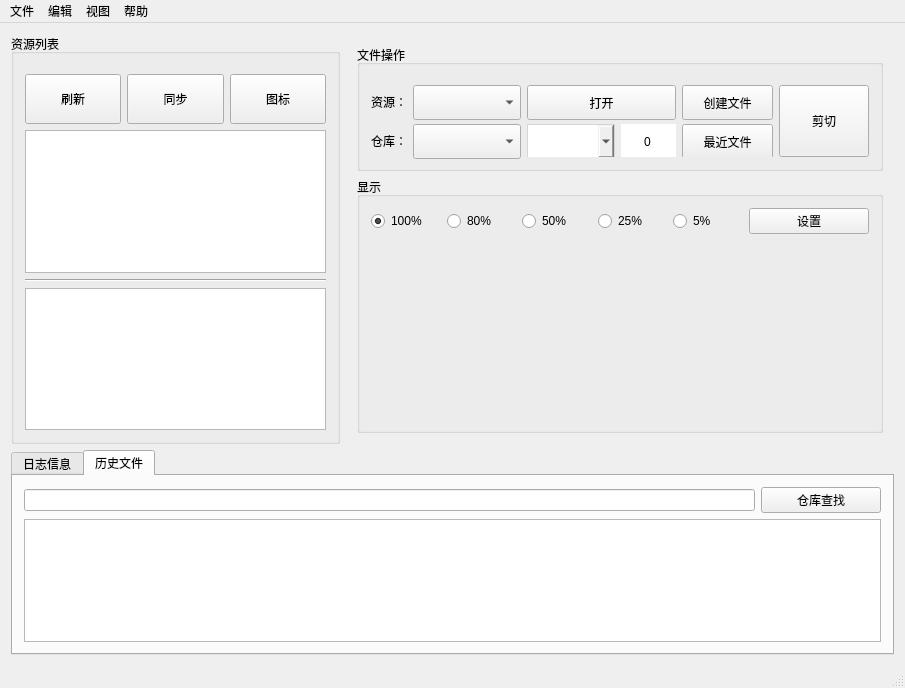
<?xml version="1.0" encoding="UTF-8"?>
<ui version="4.0">
 <class>MainWindow</class>
 <widget class="QMainWindow" name="MainWindow">
  <property name="geometry">
   <rect>
    <x>0</x>
    <y>0</y>
    <width>905</width>
    <height>688</height>
   </rect>
  </property>
  <property name="minimumSize">
   <size>
    <width>700</width>
    <height>600</height>
   </size>
  </property>
  <property name="maximumSize">
   <size>
    <width>16777215</width>
    <height>16777215</height>
   </size>
  </property>
  <property name="windowTitle">
   <string>Markdown Assistant</string>
  </property>
  <widget class="QWidget" name="centralWidget">
   <layout class="QVBoxLayout" name="verticalLayout_8" stretch="2,1">
    <item>
     <layout class="QHBoxLayout" name="horizontalLayout" stretch="3,5">
      <item>
       <widget class="QGroupBox" name="listWgt">
        <property name="sizePolicy">
         <sizepolicy hsizetype="Expanding" vsizetype="Expanding">
          <horstretch>0</horstretch>
          <verstretch>0</verstretch>
         </sizepolicy>
        </property>
        <property name="minimumSize">
         <size>
          <width>0</width>
          <height>0</height>
         </size>
        </property>
        <property name="maximumSize">
         <size>
          <width>16777215</width>
          <height>16777215</height>
         </size>
        </property>
        <property name="title">
         <string>资源列表</string>
        </property>
        <layout class="QVBoxLayout" name="listLayout" stretch="2,5,0,5">
         <property name="topMargin">
          <number>20</number>
         </property>
         <item>
          <widget class="QWidget" name="listPbnWgt" native="true">
           <property name="sizePolicy">
            <sizepolicy hsizetype="Preferred" vsizetype="Preferred">
             <horstretch>0</horstretch>
             <verstretch>0</verstretch>
            </sizepolicy>
           </property>
           <property name="minimumSize">
            <size>
             <width>0</width>
             <height>40</height>
            </size>
           </property>
           <property name="maximumSize">
            <size>
             <width>16777215</width>
             <height>50</height>
            </size>
           </property>
           <layout class="QHBoxLayout" name="horizontalLayout_2">
            <property name="sizeConstraint">
             <enum>QLayout::SetDefaultConstraint</enum>
            </property>
            <property name="leftMargin">
             <number>0</number>
            </property>
            <property name="topMargin">
             <number>0</number>
            </property>
            <property name="rightMargin">
             <number>0</number>
            </property>
            <property name="bottomMargin">
             <number>0</number>
            </property>
            <item>
             <widget class="QPushButton" name="refreshPbn">
              <property name="sizePolicy">
               <sizepolicy hsizetype="Preferred" vsizetype="Expanding">
                <horstretch>0</horstretch>
                <verstretch>0</verstretch>
               </sizepolicy>
              </property>
              <property name="minimumSize">
               <size>
                <width>0</width>
                <height>40</height>
               </size>
              </property>
              <property name="maximumSize">
               <size>
                <width>16777215</width>
                <height>16777215</height>
               </size>
              </property>
              <property name="text">
               <string>刷新</string>
              </property>
             </widget>
            </item>
            <item>
             <widget class="QPushButton" name="syncPbn">
              <property name="sizePolicy">
               <sizepolicy hsizetype="Preferred" vsizetype="Expanding">
                <horstretch>0</horstretch>
                <verstretch>0</verstretch>
               </sizepolicy>
              </property>
              <property name="minimumSize">
               <size>
                <width>0</width>
                <height>40</height>
               </size>
              </property>
              <property name="maximumSize">
               <size>
                <width>16777215</width>
                <height>16777215</height>
               </size>
              </property>
              <property name="text">
               <string>同步</string>
              </property>
             </widget>
            </item>
            <item>
             <widget class="QPushButton" name="modePbn">
              <property name="sizePolicy">
               <sizepolicy hsizetype="Preferred" vsizetype="Expanding">
                <horstretch>0</horstretch>
                <verstretch>0</verstretch>
               </sizepolicy>
              </property>
              <property name="minimumSize">
               <size>
                <width>0</width>
                <height>40</height>
               </size>
              </property>
              <property name="maximumSize">
               <size>
                <width>16777215</width>
                <height>16777215</height>
               </size>
              </property>
              <property name="text">
               <string>图标</string>
              </property>
             </widget>
            </item>
           </layout>
          </widget>
         </item>
         <item>
          <widget class="QListWidget" name="addList">
           <property name="sizePolicy">
            <sizepolicy hsizetype="Preferred" vsizetype="Expanding">
             <horstretch>0</horstretch>
             <verstretch>0</verstretch>
            </sizepolicy>
           </property>
           <property name="minimumSize">
            <size>
             <width>0</width>
             <height>0</height>
            </size>
           </property>
          </widget>
         </item>
         <item>
          <widget class="Line" name="line_2">
           <property name="orientation">
            <enum>Qt::Horizontal</enum>
           </property>
          </widget>
         </item>
         <item>
          <widget class="QListWidget" name="delList">
           <property name="sizePolicy">
            <sizepolicy hsizetype="Preferred" vsizetype="Expanding">
             <horstretch>0</horstretch>
             <verstretch>0</verstretch>
            </sizepolicy>
           </property>
          </widget>
         </item>
        </layout>
       </widget>
      </item>
      <item>
       <widget class="QWidget" name="rightWgt" native="true">
        <property name="sizePolicy">
         <sizepolicy hsizetype="Expanding" vsizetype="Preferred">
          <horstretch>0</horstretch>
          <verstretch>0</verstretch>
         </sizepolicy>
        </property>
        <layout class="QVBoxLayout" name="verticalLayout" stretch="1,3">
         <item>
          <widget class="QGroupBox" name="pathWgt">
           <property name="sizePolicy">
            <sizepolicy hsizetype="Preferred" vsizetype="Preferred">
             <horstretch>0</horstretch>
             <verstretch>0</verstretch>
            </sizepolicy>
           </property>
           <property name="minimumSize">
            <size>
             <width>0</width>
             <height>126</height>
            </size>
           </property>
           <property name="maximumSize">
            <size>
             <width>16777215</width>
             <height>155</height>
            </size>
           </property>
           <property name="title">
            <string>文件操作</string>
           </property>
           <layout class="QHBoxLayout" name="horizontalLayout_4" stretch="4,4,5">
            <property name="topMargin">
             <number>20</number>
            </property>
            <item>
             <layout class="QVBoxLayout" name="verticalLayout_3">
              <item>
               <layout class="QHBoxLayout" name="horizontalLayout_5">
                <item>
                 <widget class="QLabel" name="label">
                  <property name="sizePolicy">
                   <sizepolicy hsizetype="Fixed" vsizetype="Expanding">
                    <horstretch>0</horstretch>
                    <verstretch>0</verstretch>
                   </sizepolicy>
                  </property>
                  <property name="maximumSize">
                   <size>
                    <width>16777215</width>
                    <height>35</height>
                   </size>
                  </property>
                  <property name="text">
                   <string>资源：</string>
                  </property>
                 </widget>
                </item>
                <item>
                 <widget class="QComboBox" name="imgPathCombox">
                  <property name="sizePolicy">
                   <sizepolicy hsizetype="Expanding" vsizetype="Expanding">
                    <horstretch>0</horstretch>
                    <verstretch>0</verstretch>
                   </sizepolicy>
                  </property>
                  <property name="minimumSize">
                   <size>
                    <width>70</width>
                    <height>35</height>
                   </size>
                  </property>
                 </widget>
                </item>
               </layout>
              </item>
              <item>
               <layout class="QHBoxLayout" name="horizontalLayout_7">
                <item>
                 <widget class="QLabel" name="label_2">
                  <property name="sizePolicy">
                   <sizepolicy hsizetype="Fixed" vsizetype="Expanding">
                    <horstretch>0</horstretch>
                    <verstretch>0</verstretch>
                   </sizepolicy>
                  </property>
                  <property name="maximumSize">
                   <size>
                    <width>16777215</width>
                    <height>35</height>
                   </size>
                  </property>
                  <property name="text">
                   <string>仓库：</string>
                  </property>
                 </widget>
                </item>
                <item>
                 <widget class="QComboBox" name="tarPathCombox">
                  <property name="sizePolicy">
                   <sizepolicy hsizetype="Expanding" vsizetype="Expanding">
                    <horstretch>0</horstretch>
                    <verstretch>0</verstretch>
                   </sizepolicy>
                  </property>
                  <property name="minimumSize">
                   <size>
                    <width>70</width>
                    <height>35</height>
                   </size>
                  </property>
                 </widget>
                </item>
               </layout>
              </item>
             </layout>
            </item>
            <item>
             <widget class="QWidget" name="openWgt" native="true">
              <property name="sizePolicy">
               <sizepolicy hsizetype="Expanding" vsizetype="Preferred">
                <horstretch>0</horstretch>
                <verstretch>0</verstretch>
               </sizepolicy>
              </property>
              <layout class="QVBoxLayout" name="verticalLayout_4">
               <property name="leftMargin">
                <number>0</number>
               </property>
               <property name="topMargin">
                <number>0</number>
               </property>
               <property name="rightMargin">
                <number>0</number>
               </property>
               <property name="bottomMargin">
                <number>0</number>
               </property>
               <item>
                <layout class="QHBoxLayout" name="horizontalLayout_3" stretch="0">
                 <item>
                  <widget class="QToolButton" name="toolPbn">
                   <property name="sizePolicy">
                    <sizepolicy hsizetype="Expanding" vsizetype="Expanding">
                     <horstretch>0</horstretch>
                     <verstretch>0</verstretch>
                    </sizepolicy>
                   </property>
                   <property name="minimumSize">
                    <size>
                     <width>90</width>
                     <height>35</height>
                    </size>
                   </property>
                   <property name="text">
                    <string>打开</string>
                   </property>
                  </widget>
                 </item>
                </layout>
               </item>
               <item>
                <layout class="QHBoxLayout" name="horizontalLayout_8" stretch="0,1">
                 <item>
                  <widget class="QComboBox" name="subPathComBox">
                   <property name="sizePolicy">
                    <sizepolicy hsizetype="Expanding" vsizetype="Expanding">
                     <horstretch>0</horstretch>
                     <verstretch>0</verstretch>
                    </sizepolicy>
                   </property>
                   <property name="minimumSize">
                    <size>
                     <width>80</width>
                     <height>35</height>
                    </size>
                   </property>
                   <property name="styleSheet">
                    <string notr="true">border: 1px solid #d9d5d2</string>
                   </property>
                  </widget>
                 </item>
                 <item>
                  <widget class="QSpinBox" name="numSpinBox">
                   <property name="sizePolicy">
                    <sizepolicy hsizetype="Fixed" vsizetype="Expanding">
                     <horstretch>0</horstretch>
                     <verstretch>0</verstretch>
                    </sizepolicy>
                   </property>
                   <property name="minimumSize">
                    <size>
                     <width>55</width>
                     <height>35</height>
                    </size>
                   </property>
                   <property name="styleSheet">
                    <string notr="true">QSpinBox::up-button,QSpinBox::down-button
{
	width:0px;
}</string>
                   </property>
                   <property name="alignment">
                    <set>Qt::AlignCenter</set>
                   </property>
                   <property name="maximum">
                    <number>200</number>
                   </property>
                  </widget>
                 </item>
                </layout>
               </item>
              </layout>
             </widget>
            </item>
            <item>
             <layout class="QHBoxLayout" name="horizontalLayout_9" stretch="1,1">
              <item>
               <widget class="QWidget" name="filePbnWgt" native="true">
                <property name="sizePolicy">
                 <sizepolicy hsizetype="Expanding" vsizetype="Preferred">
                  <horstretch>0</horstretch>
                  <verstretch>0</verstretch>
                 </sizepolicy>
                </property>
                <layout class="QVBoxLayout" name="verticalLayout_6">
                 <property name="leftMargin">
                  <number>0</number>
                 </property>
                 <property name="topMargin">
                  <number>0</number>
                 </property>
                 <property name="rightMargin">
                  <number>0</number>
                 </property>
                 <property name="bottomMargin">
                  <number>0</number>
                 </property>
                 <item>
                  <widget class="QPushButton" name="createMarkdownPbn">
                   <property name="sizePolicy">
                    <sizepolicy hsizetype="Expanding" vsizetype="Expanding">
                     <horstretch>0</horstretch>
                     <verstretch>0</verstretch>
                    </sizepolicy>
                   </property>
                   <property name="minimumSize">
                    <size>
                     <width>0</width>
                     <height>35</height>
                    </size>
                   </property>
                   <property name="text">
                    <string>创建文件</string>
                   </property>
                  </widget>
                 </item>
                 <item>
                  <widget class="QPushButton" name="lastFileNumPbn">
                   <property name="sizePolicy">
                    <sizepolicy hsizetype="Expanding" vsizetype="Expanding">
                     <horstretch>0</horstretch>
                     <verstretch>0</verstretch>
                    </sizepolicy>
                   </property>
                   <property name="minimumSize">
                    <size>
                     <width>0</width>
                     <height>35</height>
                    </size>
                   </property>
                   <property name="text">
                    <string>最近文件</string>
                   </property>
                  </widget>
                 </item>
                </layout>
               </widget>
              </item>
              <item>
               <widget class="QPushButton" name="clipPbn">
                <property name="sizePolicy">
                 <sizepolicy hsizetype="Expanding" vsizetype="Expanding">
                  <horstretch>0</horstretch>
                  <verstretch>0</verstretch>
                 </sizepolicy>
                </property>
                <property name="minimumSize">
                 <size>
                  <width>60</width>
                  <height>0</height>
                 </size>
                </property>
                <property name="text">
                 <string>剪切</string>
                </property>
               </widget>
              </item>
             </layout>
            </item>
           </layout>
          </widget>
         </item>
         <item>
          <widget class="QGroupBox" name="imgWgt">
           <property name="minimumSize">
            <size>
             <width>0</width>
             <height>0</height>
            </size>
           </property>
           <property name="title">
            <string>显示</string>
           </property>
           <layout class="QVBoxLayout" name="verticalLayout_5">
            <item>
             <layout class="QHBoxLayout" name="horizontalLayout_10">
              <item>
               <widget class="QRadioButton" name="RadioBtn100">
                <property name="sizePolicy">
                 <sizepolicy hsizetype="Minimum" vsizetype="Preferred">
                  <horstretch>0</horstretch>
                  <verstretch>0</verstretch>
                 </sizepolicy>
                </property>
                <property name="tabletTracking">
                 <bool>false</bool>
                </property>
                <property name="toolTip">
                 <string>页面横向占比100%</string>
                </property>
                <property name="text">
                 <string>100%</string>
                </property>
                <property name="checked">
                 <bool>true</bool>
                </property>
               </widget>
              </item>
              <item>
               <widget class="QRadioButton" name="RadioBtn80">
                <property name="sizePolicy">
                 <sizepolicy hsizetype="Minimum" vsizetype="Preferred">
                  <horstretch>0</horstretch>
                  <verstretch>0</verstretch>
                 </sizepolicy>
                </property>
                <property name="toolTip">
                 <string>页面横向占比80%</string>
                </property>
                <property name="text">
                 <string>80%</string>
                </property>
                <property name="checked">
                 <bool>false</bool>
                </property>
               </widget>
              </item>
              <item>
               <widget class="QRadioButton" name="RadioBtn50">
                <property name="sizePolicy">
                 <sizepolicy hsizetype="Minimum" vsizetype="Preferred">
                  <horstretch>0</horstretch>
                  <verstretch>0</verstretch>
                 </sizepolicy>
                </property>
                <property name="toolTip">
                 <string>页面横向占比50%</string>
                </property>
                <property name="text">
                 <string>50%</string>
                </property>
               </widget>
              </item>
              <item>
               <widget class="QRadioButton" name="RadioBtn25">
                <property name="sizePolicy">
                 <sizepolicy hsizetype="Minimum" vsizetype="Preferred">
                  <horstretch>0</horstretch>
                  <verstretch>0</verstretch>
                 </sizepolicy>
                </property>
                <property name="toolTip">
                 <string>页面横向占比25%</string>
                </property>
                <property name="text">
                 <string>25%</string>
                </property>
               </widget>
              </item>
              <item>
               <widget class="QRadioButton" name="RadioBtn5">
                <property name="sizePolicy">
                 <sizepolicy hsizetype="Minimum" vsizetype="Preferred">
                  <horstretch>0</horstretch>
                  <verstretch>0</verstretch>
                 </sizepolicy>
                </property>
                <property name="toolTip">
                 <string>行内icon</string>
                </property>
                <property name="text">
                 <string>5%</string>
                </property>
               </widget>
              </item>
              <item>
               <widget class="QPushButton" name="zoomPercentPtn">
                <property name="minimumSize">
                 <size>
                  <width>120</width>
                  <height>0</height>
                 </size>
                </property>
                <property name="text">
                 <string>设置</string>
                </property>
               </widget>
              </item>
             </layout>
            </item>
            <item>
             <widget class="QLabel" name="imgLabel">
              <property name="sizePolicy">
               <sizepolicy hsizetype="Preferred" vsizetype="Expanding">
                <horstretch>0</horstretch>
                <verstretch>0</verstretch>
               </sizepolicy>
              </property>
              <property name="text">
               <string/>
              </property>
             </widget>
            </item>
           </layout>
          </widget>
         </item>
        </layout>
       </widget>
      </item>
     </layout>
    </item>
    <item>
     <widget class="QTabWidget" name="tabWgt">
      <property name="currentIndex">
       <number>1</number>
      </property>
      <widget class="QWidget" name="logWgt">
       <attribute name="title">
        <string>日志信息</string>
       </attribute>
       <layout class="QVBoxLayout" name="verticalLayout_7">
        <item>
         <widget class="QTextBrowser" name="logText"/>
        </item>
       </layout>
      </widget>
      <widget class="QWidget" name="historyWgt">
       <attribute name="title">
        <string>历史文件</string>
       </attribute>
       <layout class="QVBoxLayout" name="verticalLayout_2">
        <item>
         <layout class="QHBoxLayout" name="horizontalLayout_6">
          <item>
           <widget class="QLineEdit" name="historySearchLineEditor"/>
          </item>
          <item>
           <widget class="QPushButton" name="historySearchPbn">
            <property name="minimumSize">
             <size>
              <width>120</width>
              <height>0</height>
             </size>
            </property>
            <property name="text">
             <string>仓库查找</string>
            </property>
           </widget>
          </item>
         </layout>
        </item>
        <item>
         <widget class="QTableWidget" name="historyFileList">
          <property name="sizePolicy">
           <sizepolicy hsizetype="Preferred" vsizetype="Expanding">
            <horstretch>0</horstretch>
            <verstretch>0</verstretch>
           </sizepolicy>
          </property>
          <property name="minimumSize">
           <size>
            <width>0</width>
            <height>0</height>
           </size>
          </property>
         </widget>
        </item>
       </layout>
      </widget>
     </widget>
    </item>
   </layout>
  </widget>
  <widget class="QMenuBar" name="menuBar">
   <property name="geometry">
    <rect>
     <x>0</x>
     <y>0</y>
     <width>905</width>
     <height>17</height>
    </rect>
   </property>
   <widget class="QMenu" name="menuFile">
    <property name="title">
     <string>文件</string>
    </property>
    <addaction name="actionModifySysFile"/>
    <addaction name="actionModifyConf"/>
    <addaction name="actionAddConfFile"/>
    <addaction name="actionOpenCurrentDir"/>
    <addaction name="actionRestart"/>
   </widget>
   <widget class="QMenu" name="menuEdit">
    <property name="title">
     <string>编辑</string>
    </property>
    <addaction name="actionClearLog"/>
    <addaction name="actionSubDirHistoryFile"/>
    <addaction name="actionGetAssets"/>
    <addaction name="actionRename"/>
    <addaction name="actionCopyHistoryFilePath"/>
    <addaction name="actionGetRelativePathOfMeetFile"/>
    <addaction name="actionDelFromSrcList"/>
    <addaction name="actionOpenREADME"/>
   </widget>
   <widget class="QMenu" name="menuHelp">
    <property name="title">
     <string>帮助</string>
    </property>
    <addaction name="actionAbout"/>
   </widget>
   <widget class="QMenu" name="menu">
    <property name="title">
     <string>视图</string>
    </property>
    <addaction name="actionSimpleView"/>
    <addaction name="actionStayTop"/>
   </widget>
   <addaction name="menuFile"/>
   <addaction name="menuEdit"/>
   <addaction name="menu"/>
   <addaction name="menuHelp"/>
  </widget>
  <widget class="QStatusBar" name="statusBar"/>
  <action name="actionRestart">
   <property name="text">
    <string>重启</string>
   </property>
  </action>
  <action name="actionGetAssets">
   <property name="text">
    <string>获取资源</string>
   </property>
  </action>
  <action name="actionAbout">
   <property name="text">
    <string>关于</string>
   </property>
  </action>
  <action name="actionClearLog">
   <property name="text">
    <string>刷新日志/历史文件</string>
   </property>
   <property name="toolTip">
    <string>清空日志/历史文件</string>
   </property>
  </action>
  <action name="actionRename">
   <property name="text">
    <string>重命名</string>
   </property>
  </action>
  <action name="actionSimpleView">
   <property name="text">
    <string>极简窗口</string>
   </property>
  </action>
  <action name="actionOpenCurrentDir">
   <property name="text">
    <string>打开当前目录</string>
   </property>
  </action>
  <action name="actionAddConfFile">
   <property name="text">
    <string>添加配置文件</string>
   </property>
  </action>
  <action name="actionModifyConf">
   <property name="text">
    <string>修改当前配置</string>
   </property>
  </action>
  <action name="actionModifySysFile">
   <property name="text">
    <string>修改系统文件</string>
   </property>
  </action>
  <action name="actionCopyHistoryFilePath">
   <property name="text">
    <string>获取相对路径</string>
   </property>
  </action>
  <action name="actionSubDirHistoryFile">
   <property name="text">
    <string>刷新子目录文件</string>
   </property>
   <property name="toolTip">
    <string>刷新子目录历史文件列表</string>
   </property>
  </action>
  <action name="actionGetRelativePathOfMeetFile">
   <property name="text">
    <string>会议获取相对路径</string>
   </property>
  </action>
  <action name="actionOpenREADME">
   <property name="text">
    <string>打开README</string>
   </property>
  </action>
  <action name="actionDelFromSrcList">
   <property name="text">
    <string>删除资源文件</string>
   </property>
  </action>
  <action name="actionStayTop">
   <property name="text">
    <string>最上面显示</string>
   </property>
  </action>
 </widget>
 <layoutdefault spacing="6" margin="11"/>
 <resources/>
 <connections/>
</ui>
